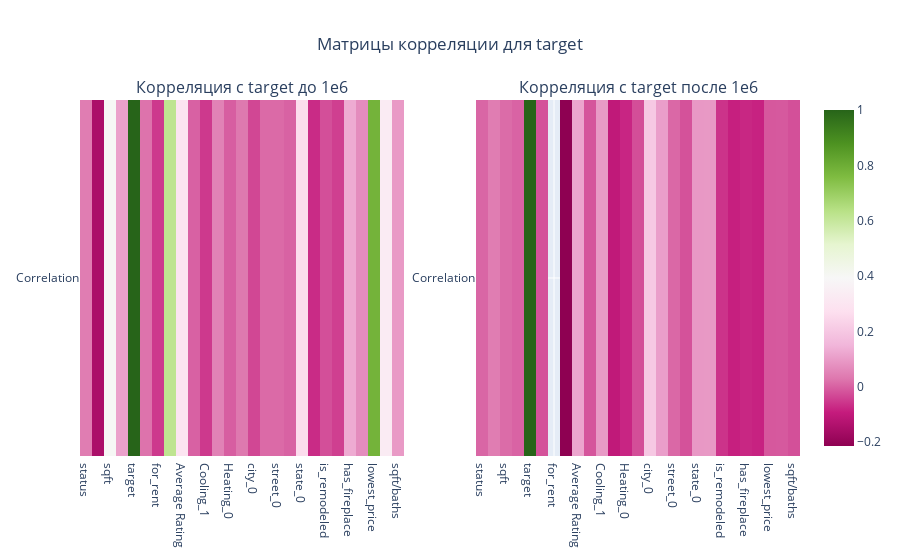

Notebook cell for this chart:
### Code cell
data.reset_index(drop=True, inplace=True)
# Создаем подграфики с двумя колонками
fig = make_subplots(
    rows=1, cols=2, 
    subplot_titles=[f'Корреляция с target до 1e6', f'Корреляция с target после 1e6']
)


df = data[data['target'] <= 1e6].select_dtypes(include=['number', 'bool'])
correlation_baths = df.corr()['target']
correlation_df = pd.DataFrame(correlation_baths).reset_index()
correlation_df.columns = ['Feature', 'Correlation']


heatmap_fig = px.imshow(
    correlation_df.set_index('Feature').T,  # Транспонируем для корректного отображения
    labels=dict(x='Feature', y='Correlation'),
    color_continuous_scale='Viridis'
)
fig.add_traces(heatmap_fig.data, rows=1, cols=1)



df = data[data['target'] > 1e6].select_dtypes(include=['number', 'bool'])
correlation_baths = df.corr()['target']
correlation_df = pd.DataFrame(correlation_baths).reset_index()
correlation_df.columns = ['Feature', 'Correlation']


heatmap_fig = px.imshow(
    correlation_df.set_index('Feature').T,  # Транспонируем для корректного отображения
    labels=dict(x='Feature', y='Correlation'),
    color_continuous_scale='Viridis'
)
fig.add_traces(heatmap_fig.data, rows=1, cols=2)

fig.update_layout(
        title_text=f'Матрицы корреляции для target', 
        title_x=0.5,  
        showlegend=False 
    )

fig.show()

### Figure 1 — Plotly figure (JSON) as saved in the notebook; plotly's stock layout.template omitted (floating-point values rounded to 4 significant figures)
{"data": [{"coloraxis": "coloraxis", "hovertemplate": "Feature: %{x}<br>Correlation: %{y}<br>color: %{z}<extra></extra>", "name": "0", "type": "heatmap", "x": ["status", "propertyType", "sqft", "PrivatePool", "target", "fireplace_type", "for_rent", "Price/sqft", "Average Rating", "Cooling_0", "Cooling_1", "Cooling_2", "Heating_0", "Heating_1", "city_0", "city_1", "street_0", "street_1", "state_0", "state_1", "is_remodeled", "property_age", "has_fireplace", "has_parking", "lowest_price", "sum_baths_beds", "sqft/baths"], "xaxis": "x", "y": ["Correlation"], "yaxis": "y", "z": [[0.04063, -0.1492, 0.3988, 0.11, 1, 0.02425, -0.0531, 0.6182, 0.2949, 0.0005468, -0.05252, 0.05084, -0.00428, 0.03191, -0.03486, 0.01232, 0.01206, 0.00105, 0.2604, -0.07125, -0.02369, -0.04549, 0.129, 0.06931, 0.7833, 0.33, 0.09646]]}, {"coloraxis": "coloraxis", "hovertemplate": "Feature: %{x}<br>Correlation: %{y}<br>color: %{z}<extra></extra>", "name": "0", "type": "heatmap", "x": ["status", "propertyType", "sqft", "PrivatePool", "target", "fireplace_type", "for_rent", "Price/sqft", "Average Rating", "Cooling_0", "Cooling_1", "Cooling_2", "Heating_0", "Heating_1", "city_0", "city_1", "street_0", "street_1", "state_0", "state_1", "is_remodeled", "property_age", "has_fireplace", "has_parking", "lowest_price", "sum_baths_beds", "sqft/baths"], "xaxis": "x2", "y": ["Correlation"], "yaxis": "y2", "z": [[0.006154, 0.04124, 0.01496, 0.003129, 1, -0.01935, null, -0.2137, 0.1175, -0.01562, 0.09601, -0.1024, -0.07869, -0.0253, 0.2031, 0.1051, 0.009356, -0.01933, 0.09343, 0.09361, -0.06021, -0.08722, -0.07656, -0.08266, -0.01217, -0.01017, -0.02197]]}], "layout": {"annotations": [{"font": {"size": 16}, "showarrow": false, "text": "Корреляция с target до 1e6", "x": 0.225, "xanchor": "center", "xref": "paper", "y": 1, "yanchor": "bottom", "yref": "paper"}, {"font": {"size": 16}, "showarrow": false, "text": "Корреляция с target после 1e6", "x": 0.775, "xanchor": "center", "xref": "paper", "y": 1, "yanchor": "bottom", "yref": "paper"}], "showlegend": false, "title": {"text": "Матрицы корреляции для target", "x": 0.5}, "xaxis": {"anchor": "y", "domain": [0, 0.45]}, "xaxis2": {"anchor": "y2", "domain": [0.55, 1]}, "yaxis": {"anchor": "x", "domain": [0, 1]}, "yaxis2": {"anchor": "x2", "domain": [0, 1]}}}
